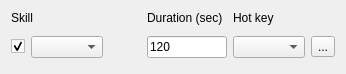
<?xml version="1.0" encoding="UTF-8"?>
<ui version="4.0">
 <class>SkillWidget</class>
 <widget class="QWidget" name="SkillWidget">
  <property name="geometry">
   <rect>
    <x>0</x>
    <y>0</y>
    <width>344</width>
    <height>74</height>
   </rect>
  </property>
  <property name="windowTitle">
   <string>Form</string>
  </property>
  <layout class="QGridLayout" name="gridLayout">
   <item row="0" column="3">
    <widget class="QLabel" name="label_3">
     <property name="text">
      <string>Hot key</string>
     </property>
    </widget>
   </item>
   <item row="1" column="2">
    <widget class="QLineEdit" name="lineDuration">
     <property name="sizePolicy">
      <sizepolicy hsizetype="Fixed" vsizetype="Fixed">
       <horstretch>0</horstretch>
       <verstretch>0</verstretch>
      </sizepolicy>
     </property>
     <property name="maximumSize">
      <size>
       <width>80</width>
       <height>16777215</height>
      </size>
     </property>
     <property name="text">
      <string>120</string>
     </property>
    </widget>
   </item>
   <item row="0" column="2">
    <widget class="QLabel" name="label">
     <property name="text">
      <string>Duration (sec)</string>
     </property>
    </widget>
   </item>
   <item row="0" column="0">
    <widget class="QLabel" name="label_2">
     <property name="text">
      <string>Skill</string>
     </property>
    </widget>
   </item>
   <item row="1" column="3">
    <widget class="QComboBox" name="comboHotKey"/>
   </item>
   <item row="1" column="0">
    <layout class="QHBoxLayout" name="horizontalLayout">
     <item>
      <widget class="QCheckBox" name="checkEnabled">
       <property name="text">
        <string/>
       </property>
       <property name="checked">
        <bool>true</bool>
       </property>
      </widget>
     </item>
     <item>
      <widget class="QComboBox" name="comboSkill"/>
     </item>
     <item>
      <widget class="QLabel" name="lblIcon">
       <property name="sizePolicy">
        <sizepolicy hsizetype="Fixed" vsizetype="Fixed">
         <horstretch>0</horstretch>
         <verstretch>0</verstretch>
        </sizepolicy>
       </property>
       <property name="minimumSize">
        <size>
         <width>32</width>
         <height>32</height>
        </size>
       </property>
       <property name="maximumSize">
        <size>
         <width>32</width>
         <height>32</height>
        </size>
       </property>
       <property name="text">
        <string/>
       </property>
       <property name="scaledContents">
        <bool>true</bool>
       </property>
      </widget>
     </item>
    </layout>
   </item>
   <item row="1" column="4">
    <widget class="QToolButton" name="btnDel">
     <property name="text">
      <string>...</string>
     </property>
     <property name="icon">
      <iconset theme="QIcon::ThemeIcon::EditDelete"/>
     </property>
    </widget>
   </item>
  </layout>
 </widget>
 <tabstops>
  <tabstop>checkEnabled</tabstop>
  <tabstop>comboSkill</tabstop>
  <tabstop>lineDuration</tabstop>
  <tabstop>comboHotKey</tabstop>
 </tabstops>
 <resources/>
 <connections/>
</ui>
